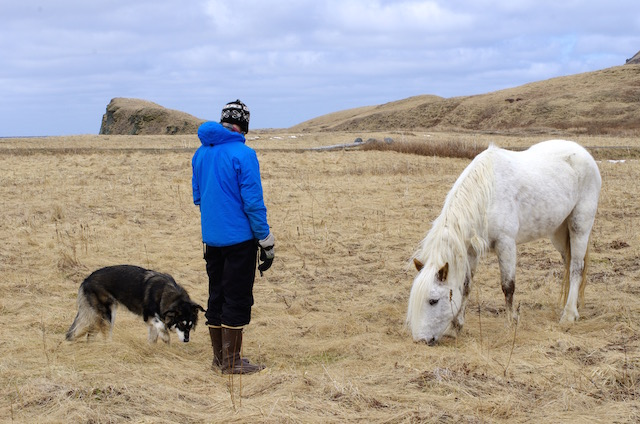
#> input picture data/person.jpg, 640 x 424 px
$ python -i crop3.py   (imports and definitions only)   (older library calls are emulated)
#> lines starting #> are read from the running program, lines starting #| are printed output that depends on the picture; after the words box and inside, x2 and y2 are one past the last pixel; in counts of white or black regions, pixels touching at a corner belong together
#> further down, picture is the input picture: shape (424, 640, 3); mean B, G, R 154.7, 160.1, 166.5
import cv2
import numpy as np
import math

# image = cv2.imread("4.jpg")

def get_contour(image):
	threshold=130

	gray = cv2.cvtColor(image, cv2.COLOR_BGR2GRAY)

	blurred = cv2.GaussianBlur(gray, (11, 11), 0)


	canny = cv2.Canny(blurred, 20, 160)
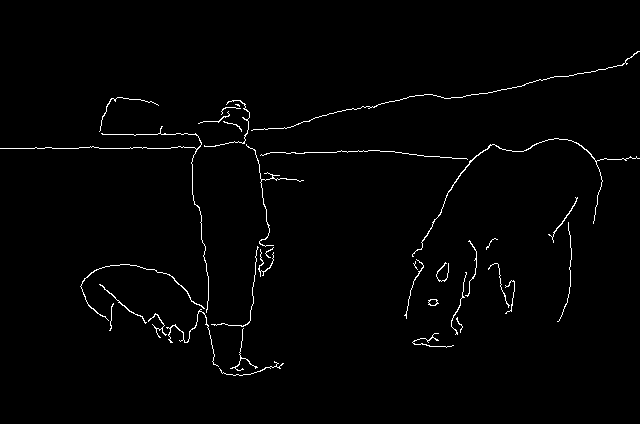
#> canny: shape (424, 640); 1.4% white in thin lines or dots, all inside (x1, y1, x2, y2) = (0, 51, 640, 376)
	#canny_dilate = cv2.dilate(canny, None, iterations=1)
	#canny_erode = cv2.erode(canny_dilate, None, iterations=1)

	(_, cnts, _) = cv2.findContours(canny.copy(), cv2.RETR_EXTERNAL,
	cv2.CHAIN_APPROX_SIMPLE)
#> cnts = 34 contours, 26 with area under 20; largest, box (x1, y1, x2, y2) and area: (412, 138, 640, 257) 86, (80, 264, 205, 321) 49, (428, 299, 439, 306) 46, (166, 309, 219, 367) 30, (99, 284, 147, 324) 30, (548, 197, 578, 243) 25, (148, 313, 167, 338) 21, (204, 100, 250, 147) 20

	contours = image.copy()
	cv2.drawContours(contours, cnts, -1, (0, 255, 0), 2)
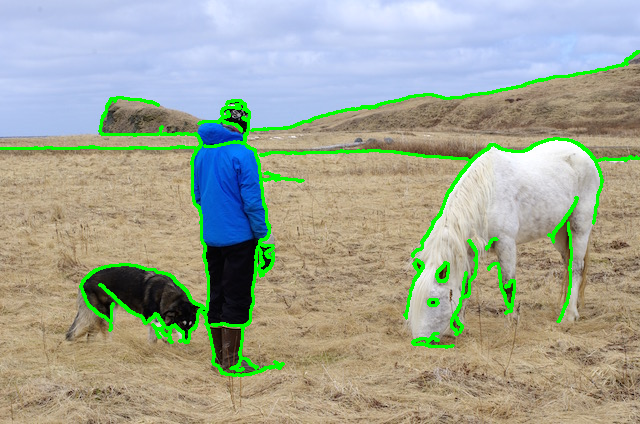
#> contours: shape (424, 640, 3); 4.55% of pixels changed, all inside (x1, y1, x2, y2) = (0, 50, 640, 377)
	centerX = []
	centerY = []
	area = []
	count = 0
	# loop over the contours individually
	centroid = image.copy()
	for c in cnts:
		breakcount=0
		# Area
		# print(cv2.contourArea(c))
		# perimeter
		# print(cv2.arcLength(c,True))

		# centroid from moments
		M = cv2.moments(c)
		if M["m00"] != 0:
			cx = int(M["m10"]/M["m00"])
			cy = int(M["m01"]/M["m00"])
		else:
			cx, cy = 0, 0
		if(abs(0-cx)<threshold):
			breakcount=1
		elif(abs(0-cy)<threshold):
			breakcount=1
		elif(abs(960-cx)<threshold):
			breakcount=1
		elif(abs(720-cy)<threshold):
			breakcount=1
		else:
			for i in range(0,count):
				if(math.sqrt((centerX[i]-cx)**2+(centerY[i]-cy)**2)<threshold):
					breakcount=1
					if(cv2.contourArea(c)>area[i]):
						centerX[i]=cx
						centerY[i]=cy
						area[i]=cv2.contourArea(c)
					break
		if(breakcount==0):
			centerX.append(cx)
			centerY.append(cy)
			area.append(cv2.contourArea(c))
			count=count+1
		cv2.rectangle(centroid, (cx-112, cy-112), (cx + 112, cy + 112), (0, 255, 0), 2)
		cv2.circle(centroid, (cx, cy), 5, (0, 0, 255), -1)
#> this loop made 34 passes
#> (cx, cy) on passes 1 to 12: (266, 367), (427, 340), (243, 363), (458, 322), (157, 323), (184, 328), (111, 317), (432, 301), (121, 303), (510, 294), (457, 312), (140, 291)
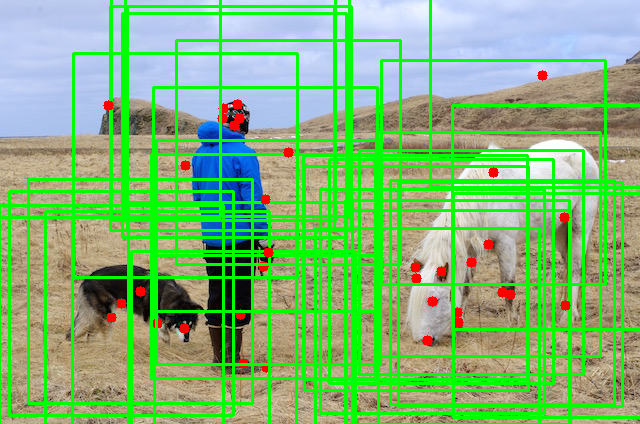
#> centroid: shape (424, 640, 3); mean B, G, R 119.8, 182.8, 128.4
#> after the loop, area = [49, 46, 19.5, 85.5]; centerX = [140, 432, 265, 493]; centerY = [291, 301, 199, 172]; count = 4
	# print(centerX)
	# print(centerY)
	for i in range(0,count):
		cv2.rectangle(centroid, (centerX[i]-112, centerY[i]-112), (centerX[i] + 112, centerY[i] + 112), (255, 0, 0), 2)
		x=centerX[i]-112
		y=centerY[i]-112
		h=224
		w=224
		crop_img = image[y:y+h, x:x+w]
		cv2.imwrite("crop_outcome/"+str(i)+"_new.jpg", crop_img)
#> this loop made 4 passes
#> (x, y) on passes 1 to 4: (28, 179), (320, 189), (153, 87), (381, 60)
#> pass 1, in get_contour, `crop_img = image[y:y+h, x:x+w]`:
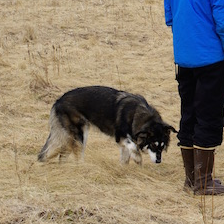
#> crop_img: shape (224, 224, 3); mean B, G, R 108.3, 124, 134.9
#> pass 3, in get_contour, `crop_img = image[y:y+h, x:x+w]`:
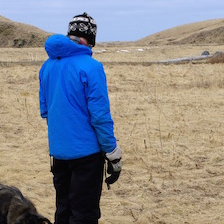
#> crop_img: shape (224, 224, 3); mean B, G, R 141.5, 137.3, 136.3
#> after the loop:
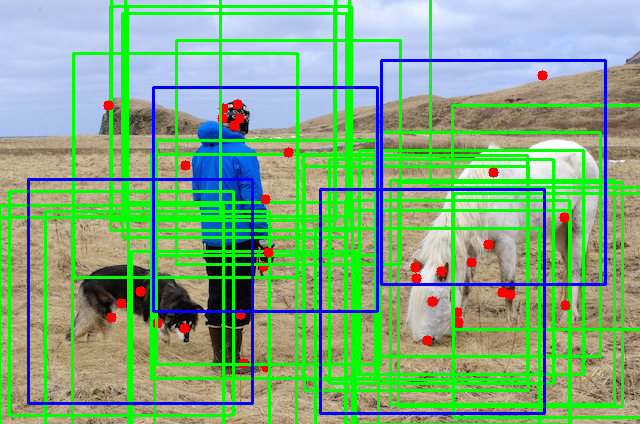
#> centroid: shape (424, 640, 3); 3.94% of pixels changed, all inside (x1, y1, x2, y2) = (27, 59, 607, 415)
	result = np.hstack([contours, centroid])
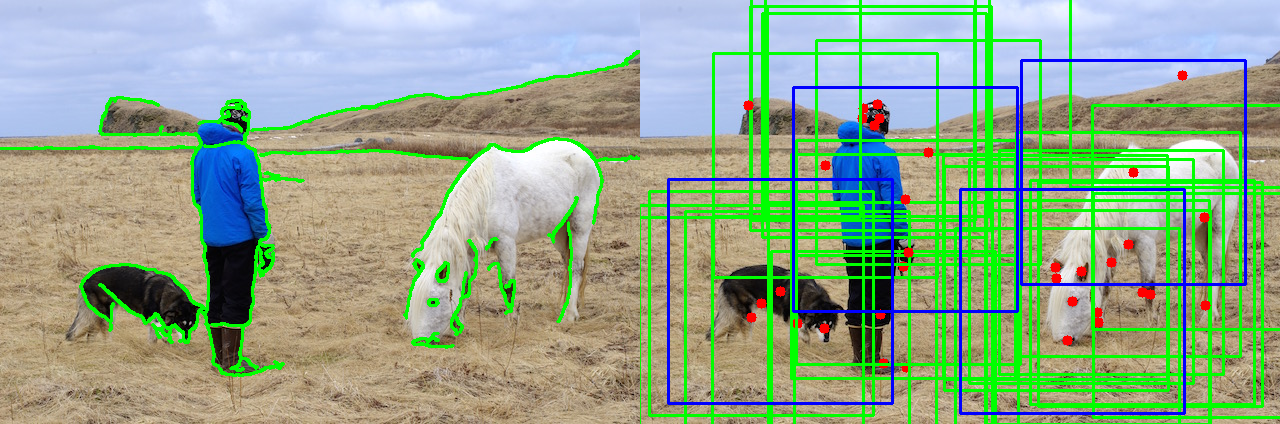
#> result: shape (424, 1280, 3); mean B, G, R 139.5, 169.3, 144.3
	return result,centerX,centerY
# cv2.imwrite("result.jpg", result)

>>> import cv2
>>> picture = cv2.imread('data/person.jpg')
>>> result = get_contour(picture)
